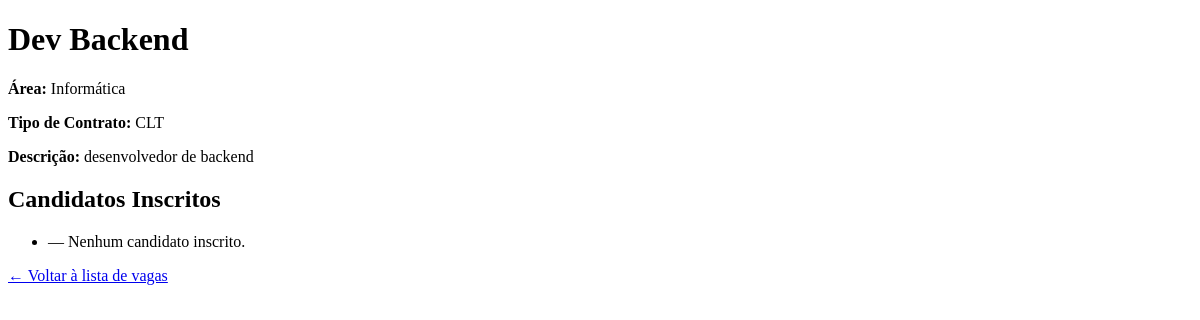
The page /vaga/1/ on the database as committed earlier.
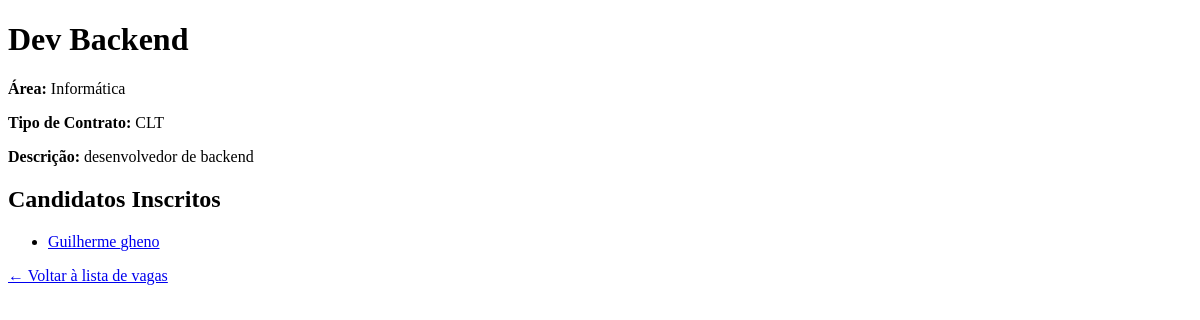
The same page on the database as committed later.
### empregos/models.py (models this page shows, shortened)
class Vaga(models.Model):
    titulo = models.CharField(max_length=100)
    area = models.CharField(max_length=1, choices=AREA_CHOICES)
    tipo_contrato = models.CharField(max_length=2, choices=TIPO_CONTRATO_CHOICES)
    descricao = models.CharField(max_length=100)

class Candidato(models.Model):
    nome = models.CharField(max_length=100)
    sobrenome = models.CharField(max_length=100)
    data_nascimento = models.DateField()
    genero = models.CharField(max_length=2, choices=GENERO_CHOICES)
    email = models.CharField(max_length=140, unique=True)
    telefone = models.CharField(max_length=11, unique=True)
    escolaridade = models.CharField(max_length=3, choices=ESCOLARIDADE_CHOICES)
    vaga = models.ForeignKey(Vaga, on_delete=models.CASCADE, null=True, blank=True, related_name='candidatos')

### empregos/views.py (the view)
# urls.py: path('vaga/<int:pk>/', views.detalhe_vaga,     name='detalhe_vaga'),
def detalhe_vaga(request, pk):
    vaga = get_object_or_404(Vaga, pk=pk)
    return render(request, 'empregos/detalhe_vaga.html', {'vaga': vaga})

### empregos/templates/empregos/detalhe_vaga.html (shortened to what this page needs)
<!DOCTYPE html>
<html lang="pt-br">
<head>
</head>
<body>
  <h1>{{ vaga.titulo }}</h1>
  <p><strong>Área:</strong> {{ vaga.get_area_display }}</p>
  <p><strong>Tipo de Contrato:</strong> {{ vaga.get_tipo_contrato_display }}</p>
  <p><strong>Descrição:</strong> {{ vaga.descricao }}</p>
  <h2>Candidatos Inscritos</h2>
  <ul>
    {% for cand in vaga.candidatos.all %}
      <li>
        <a href="{% url 'detalhe_candidato' cand.pk %}">
          {{ cand.nome }} {{ cand.sobrenome }}
        </a>
      </li>
    {% empty %}
      <li>— Nenhum candidato inscrito.</li>
    {% endfor %}
  </ul>
  <p><a href="{% url 'vagas' %}">← Voltar à lista de vagas</a></p>
</body>
</html>

Rows that differ between the two databases and show on the page:
added Candidato: nome "Guilherme", sobrenome "gheno"
Other text that changed with them:
text no longer shown: "— Nenhum candidato inscrito."
